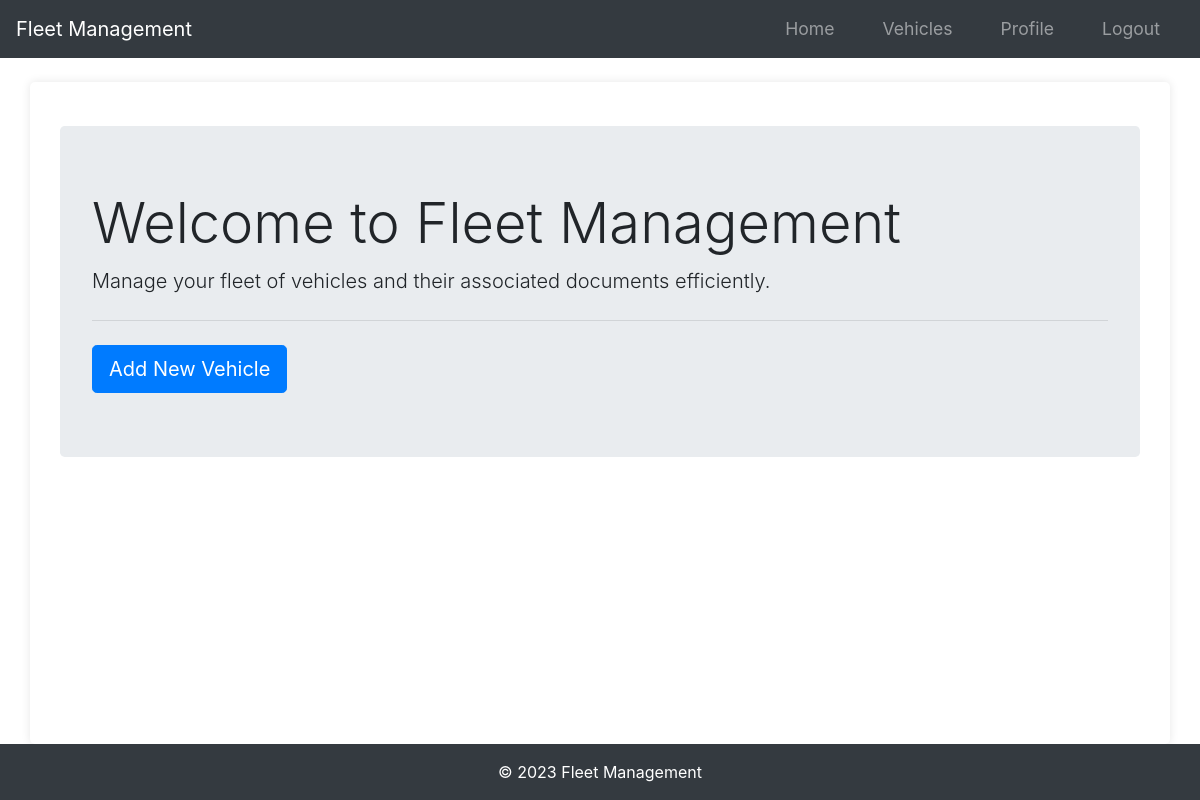
The page /home (signed in) on the database as committed earlier.
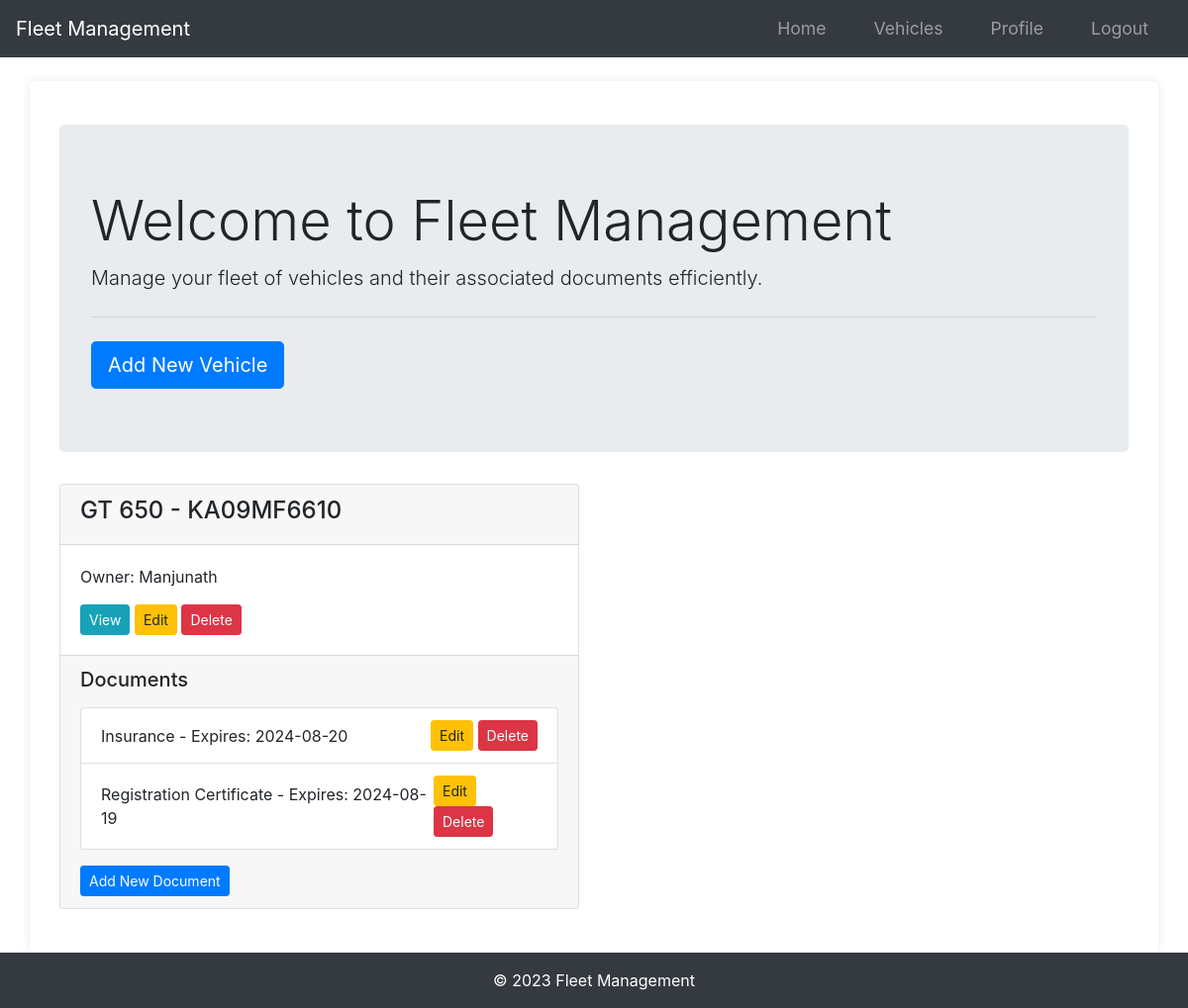
The same page on the database as committed later.
### app/models.py (models this page shows)
class Vehicle(db.Model):
    id = db.Column(db.Integer, primary_key=True)
    name = db.Column(db.String(100), nullable=False)
    vehicle_number = db.Column(db.String(100), unique=True, nullable=False)
    user_id = db.Column(db.Integer, db.ForeignKey("user.id"), nullable=False)
    documents = db.relationship(
        "Document", backref="vehicle", lazy=True, cascade="all, delete-orphan"
    )

class User(db.Model, UserMixin):
    id = db.Column(db.Integer, primary_key=True)
    username = db.Column(db.String(20), unique=True, nullable=False)
    email = db.Column(db.String(120), unique=True, nullable=False)
    phone = db.Column(db.String(20), nullable=True)  # Add phone field
    image_file = db.Column(db.String(20), nullable=False, default="default.jpg")
    password = db.Column(db.String(60), nullable=False)
    vehicles = db.relationship("Vehicle", backref="owner", lazy=True)

class Document(db.Model):
    id = db.Column(db.Integer, primary_key=True)
    document_type = db.Column(db.String(50), nullable=False)
    serial_number = db.Column(db.String(100), nullable=False)
    start_date = db.Column(db.DateTime, nullable=False)
    end_date = db.Column(db.DateTime, nullable=False)
    date_posted = db.Column(db.DateTime, nullable=False, default=datetime.utcnow)
    vehicle_id = db.Column(
        db.Integer,
        db.ForeignKey("vehicle.id", ondelete="CASCADE"),
        nullable=False,
        index=True,
    )

### app/routes.py (the view)
@main.route("/home")
@login_required
def home():
    vehicles = Vehicle.query.filter_by(owner=current_user).all()
    return render_template("home.html", vehicles=vehicles)

### app/__init__.py (called while the page is built)
def create_app(config_class=Config):
    app = Flask(__name__)
    app.config.from_object(config_class)
    db.init_app(app)
    bcrypt.init_app(app)
    login_manager.init_app(app)
    mail.init_app(app)
    migrate.init_app(app, db)
    login_manager.login_view = "main.login"
    login_manager.login_message_category = "info"
    from app.models import User
    @login_manager.user_loader
    def load_user(user_id):
        return User.query.get(int(user_id))
    from app.routes import main as main_blueprint
    app.register_blueprint(main_blueprint)
    scheduler = BackgroundScheduler()
    scheduler.add_job(check_document_expirations, "interval", hours=24)
    scheduler.start()
    return app

### app/templates/home.html (shortened to what this page needs)
{% extends 'base.html' %}
{% block content %}
<div class="container">
    <div class="jumbotron mt-4">
        <h1 class="display-4">Welcome to Fleet Management</h1>
        <p class="lead">Manage your fleet of vehicles and their associated documents efficiently.</p>
        <hr class="my-4">
        <a class="btn btn-primary btn-lg" href="{{ url_for('main.new_vehicle') }}" role="button">Add New Vehicle</a>
    </div>
    <div class="row">
        {% for vehicle in vehicles %}
        <div class="col-lg-6 mb-4">
            <div class="card">
                <div class="card-header">
                    <h4>{{ vehicle.name }} - {{ vehicle.vehicle_number }}</h4>
                </div>
                <div class="card-body">
                    <p class="card-text">Owner: {{ vehicle.owner.username }}</p>
                    <a href="{{ url_for('main.vehicle', vehicle_id=vehicle.id) }}" class="btn btn-info btn-sm">View</a>
                    <a href="{{ url_for('main.edit_vehicle', vehicle_id=vehicle.id) }}" class="btn btn-warning btn-sm">Edit</a>
                    <form action="{{ url_for('main.delete_vehicle', vehicle_id=vehicle.id) }}" method="POST" class="d-inline">
                        <button type="submit" class="btn btn-danger btn-sm">Delete</button>
                    </form>
                </div>
                <div class="card-footer">
                    <h5 class="mb-3">Documents</h5>
                    <ul class="list-group">
                        {% for document in vehicle.documents %}
                        <li class="list-group-item d-flex justify-content-between align-items-center">
                            {{ document.document_type }} - Expires: {{ document.end_date.strftime('%Y-%m-%d') }}
                            <span>
                                <a href="{{ url_for('main.edit_document', vehicle_id=vehicle.id, document_id=document.id) }}" class="btn btn-warning btn-sm">Edit</a>
                                <form action="{{ url_for('main.delete_document', vehicle_id=vehicle.id, document_id=document.id) }}" method="POST" class="d-inline">
                                    <button type="submit" class="btn btn-danger btn-sm">Delete</button>
                                </form>
                            </span>
                        </li>
                        {% endfor %}
                    </ul>
                    <a href="{{ url_for('main.new_document', vehicle_id=vehicle.id) }}" class="btn btn-primary btn-sm mt-3">Add New Document</a>
                </div>
            </div>
        </div>
        {% endfor %}
    </div>
</div>
{% endblock %}

Rows that differ between the two databases and show on the page:
added Vehicle: name "GT 650", vehicle_number "KA09MF6610", owner.username "Manjunath"
added Document: document_type "Insurance", end_date "2024-08-20"
added Document: document_type "Registration Certificate", end_date "2024-08-19"
